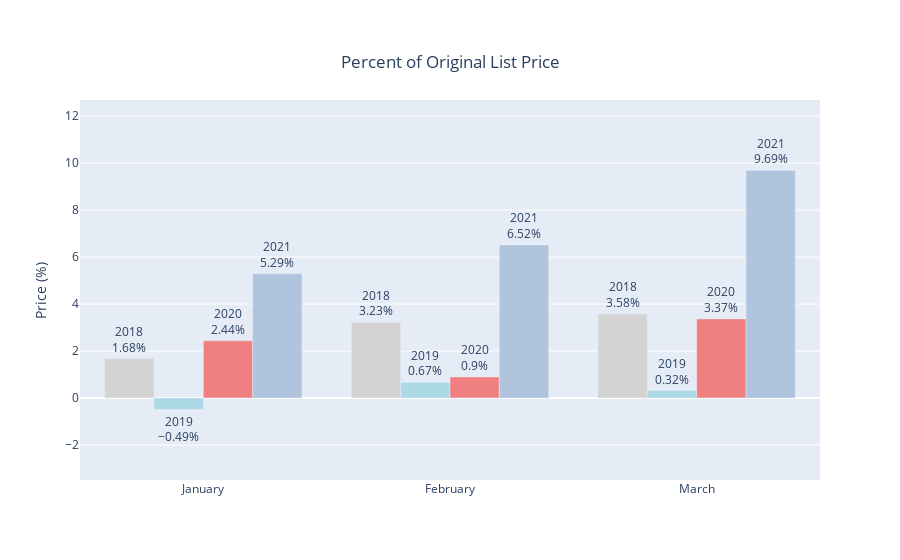

The code cell stored with this chart in its notebook:
### Code cell
fig = go.Figure()
price_diff = [p - 100 for p in choosen_df[
                "Percent of Original List Price Received"
            ]]
for m in set(choosen_df["Year"]):
    color = colors[m % 10]
    fig.add_trace(
        go.Bar(
            x=choosen_df["Month"],
            y=[p - 100 for p in choosen_df[choosen_df["Year"] == m][
                "Percent of Original List Price Received"
            ]],
            name=m,
            text=m,
            texttemplate='%{text}<br>%{y}%', 
            textposition='outside',
            insidetextanchor="start",
            marker_color=color,
            showlegend=False,
            cliponaxis=False,
            hoverinfo='skip',
        )
    )
    
fig.update_layout(
    barmode="group",
    title={
        "text": "Percent of Original List Price",
        "y": 0.9,
        "x": 0.5,
        "xanchor": "center",
        "yanchor": "top",
    },
    yaxis_title="Price (%)",
    yaxis_range=[min(price_diff) - 3, max(price_diff) + 3]
)
fig.show()

### Figure 1 — Plotly figure (JSON) as saved in the notebook; plotly's stock layout.template omitted (floating-point values rounded to 4 significant figures)
{"data": [{"cliponaxis": false, "hoverinfo": "skip", "insidetextanchor": "start", "marker": {"color": "lightgray"}, "name": "2018", "showlegend": false, "text": "2018", "textposition": "outside", "texttemplate": "%{text}<br>%{y}%", "type": "bar", "x": ["January", "February", "March", "January", "February", "March", "January", "February", "March", "January", "February", "March"], "y": [1.68, 3.23, 3.58]}, {"cliponaxis": false, "hoverinfo": "skip", "insidetextanchor": "start", "marker": {"color": "lightblue"}, "name": "2019", "showlegend": false, "text": "2019", "textposition": "outside", "texttemplate": "%{text}<br>%{y}%", "type": "bar", "x": ["January", "February", "March", "January", "February", "March", "January", "February", "March", "January", "February", "March"], "y": [-0.49, 0.67, 0.32]}, {"cliponaxis": false, "hoverinfo": "skip", "insidetextanchor": "start", "marker": {"color": "lightcoral"}, "name": "2020", "showlegend": false, "text": "2020", "textposition": "outside", "texttemplate": "%{text}<br>%{y}%", "type": "bar", "x": ["January", "February", "March", "January", "February", "March", "January", "February", "March", "January", "February", "March"], "y": [2.44, 0.9, 3.37]}, {"cliponaxis": false, "hoverinfo": "skip", "insidetextanchor": "start", "marker": {"color": "lightsteelblue"}, "name": "2021", "showlegend": false, "text": "2021", "textposition": "outside", "texttemplate": "%{text}<br>%{y}%", "type": "bar", "x": ["January", "February", "March", "January", "February", "March", "January", "February", "March", "January", "February", "March"], "y": [5.29, 6.52, 9.69]}], "layout": {"barmode": "group", "title": {"text": "Percent of Original List Price", "x": 0.5, "xanchor": "center", "y": 0.9, "yanchor": "top"}, "yaxis": {"range": [-3.49, 12.69], "title": {"text": "Price (%)"}}}}
